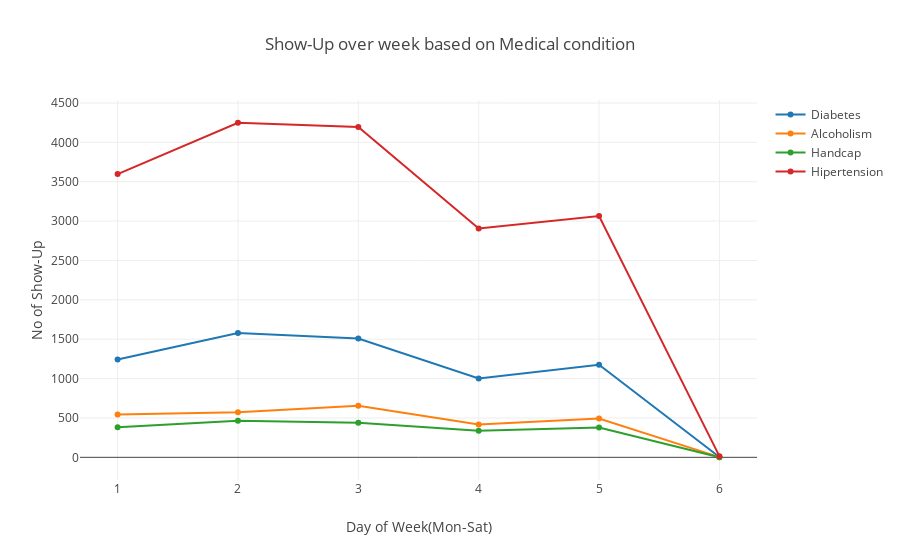

The notebook cell this image was saved under:
### Code cell
Diabetes = week_data[week_data['Category'] == 'Diabetes']
Alcoholism = week_data[week_data['Category'] == 'Alcoholism']
Handicap = week_data[week_data['Category'] == 'Handicap']
Hypertension = week_data[week_data['Category'] == 'Hypertension']

trace0 = go.Scatter(
    x= Diabetes['DayOfWeek'],
    y=Diabetes['Show-Up'],
    mode= 'lines+markers',
    text=Diabetes['Category'],
    name="Diabetes")

trace1 = go.Scatter(
    x= Alcoholism['DayOfWeek'],
    y=Alcoholism['Show-Up'],
    mode= 'lines+markers',
    text=Alcoholism['Category'],
    name="Alcoholism")

trace2 = go.Scatter(
    x= Handicap['DayOfWeek'],
    y=Handicap['Show-Up'],
    mode= 'lines+markers',
    text=Handicap['Category'],
    name='Handcap')

trace3 = go.Scatter(
    x= Hypertension['DayOfWeek'],
    y=Hypertension['Show-Up'],
    mode= 'lines+markers',
    text=Hypertension['Category'],
    name='Hipertension')

layout = dict(title = "Show-Up over week based on Medical condition",hovermode='closest',xaxis=dict({"title":"Day of Week(Mon-Sat)"}),
             yaxis=dict({"title":"No of Show-Up"}))
dat = [trace0,trace1,trace2,trace3]
fig = go.Figure(data=dat,layout=layout)
iplot(fig,filename='basic-line')

### Figure 1 — Plotly figure (JSON) as saved in the notebook; plotly's stock layout.template omitted (floating-point values rounded to 4 significant figures)
{"data": [{"mode": "lines+markers", "name": "Diabetes", "text": ["Diabetes", "Diabetes", "Diabetes", "Diabetes", "Diabetes", "Diabetes"], "type": "scatter", "x": [1, 2, 3, 4, 5, 6], "y": [1243, 1580, 1508, 1001, 1176, 5]}, {"mode": "lines+markers", "name": "Alcoholism", "text": ["Alcoholism", "Alcoholism", "Alcoholism", "Alcoholism", "Alcoholism", "Alcoholism"], "type": "scatter", "x": [1, 2, 3, 4, 5, 6], "y": [544, 574, 654, 417, 492, 2]}, {"mode": "lines+markers", "name": "Handcap", "text": ["Handicap", "Handicap", "Handicap", "Handicap", "Handicap", "Handicap"], "type": "scatter", "x": [1, 2, 3, 4, 5, 6], "y": [382, 466, 438, 338, 378, 1]}, {"mode": "lines+markers", "name": "Hipertension", "text": ["Hypertension", "Hypertension", "Hypertension", "Hypertension", "Hypertension", "Hypertension"], "type": "scatter", "x": [1, 2, 3, 4, 5, 6], "y": [3597, 4249, 4195, 2907, 3065, 15]}], "layout": {"hovermode": "closest", "title": "Show-Up over week based on Medical condition", "xaxis": {"title": "Day of Week(Mon-Sat)"}, "yaxis": {"title": "No of Show-Up"}}}
